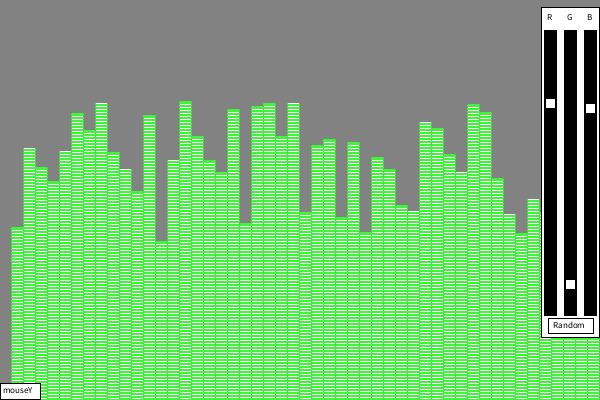
Frame 1 (no input)
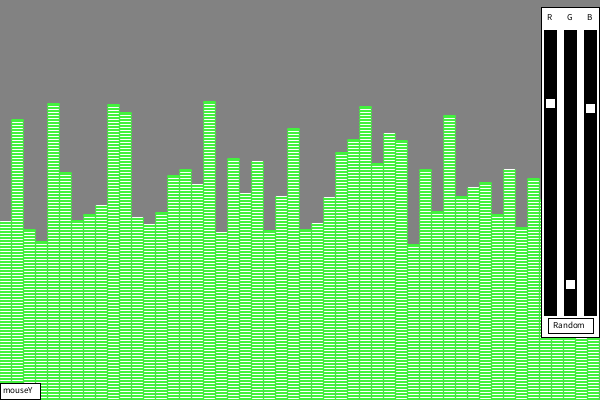
Frame 60 (the mouse pressed at the canvas centre just before this capture)
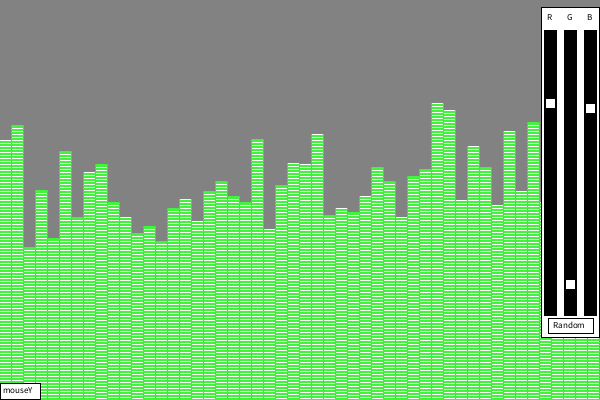
Frame 120 (the mouse held since frame 60 and released just before this capture)

The Processing sketch that drew these frames (run headless with seeded random() and noise(); from frame 60 on, the mouse is pressed at the canvas centre):

// Processing sketch: processing_121427
// ── processing_121427.pde

int y= 400;
int x = 0;
//variable per a alternar el color de les linies
int alternar = 1;

float aleatori = random(100,250)-(mouseY-200);
boolean boto = false;
float red = random(1,255);
float green = random(1,255);
float blue = random(1,255);
int sliderred = 0;
int slidergreen = 0;
int sliderblue = 0;

void setup(){
size(600,400);
frameRate(10);
}

void draw(){
  background(130);
  sliderred = (int)red+42;
  slidergreen = (int)green+42;
  sliderblue = (int)blue+42;
  
  if(mousePressed==true&&mouseX>0&&mouseX<40&&mouseY>383){
    boto = true;
  }

//Escala massiva. "Mentres x sigui menor a 600" = es repetira fins a que s'arribi a la dreta de la pantalla
  while(x<600){
    //"mentres y sigui major o igual que 0 i y sigui major que aleatori" = mentres Y no es passi de la part superior de la pantalla, 
    //i Y sigui major que aleatori (per a que fagi linies d'adalt a abaix fins a que s'arribi al maxim de cada barra, declarat en aquesta variable "aleatori")
    while(y>=0 && y>aleatori){
      if((alternar%2)==0){
         strokeWeight(3);
         stroke (red,green,blue);
         y -= 1;
      }
      else{
       strokeWeight(1);
        stroke(255,255,255);
      }
        line(x,y,x+10,y);   
        alternar = alternar+1;
        y -= 1;
    }
    strokeWeight(1);
    //Si pulses el requadre que posa mouseY pot moure les barres cap abaix i cap avall
    if(boto==true){
    aleatori = random (100,250)+(mouseY-200);
    }else{
    aleatori = random (100,250);    
    }
    //reinicialitzaciÃ³ de la variable y i augment de 12 a la x per poder fer la seguent barra
    y = 400;
    x = x+12;
  }
  
  x = 0;
  y = 400;
  fill(255,255,255);
  stroke(0,0,0);
  rect (0,383,40,16);
  fill(0,0,0);
  textSize(9);
  text("mouseY",3,393);
  
  //Slides, per a poder cambiar el color de les barres. Al moure la posiciÃ³ de cada slide, canvies el color.
  
  if(mousePressed == true && mouseX>584 &&mouseX<596 && mouseY>sliderred-20 && mouseY<sliderred+20 && mouseY>=40 && mouseY<=300){
    sliderred = mouseY;
    red = sliderred-42;
  } 
   if(mousePressed == true && mouseX>583 &&mouseX<599 && mouseY>9 && mouseY<25){
    sliderred = 40;
    red = 1;
  } 
  
  if(mousePressed == true && mouseX>564 &&mouseX<576 && mouseY>slidergreen-20 && mouseY<slidergreen+20 && mouseY>=40 && mouseY<=300){
    slidergreen = mouseY;
    green = slidergreen-42;    
  } 
  if(mousePressed == true && mouseX>564 &&mouseX<582 && mouseY>9 && mouseY<25){
    slidergreen = 40;
    green = 1;
  } 
  
  if(mousePressed == true && mouseX>544 &&mouseX<556 && mouseY>sliderblue-20 && mouseY<sliderblue+20 && mouseY>=40 && mouseY<=300){
    sliderblue = mouseY;
    blue = sliderblue-42;    
  } 
  if(mousePressed == true && mouseX>544 &&mouseX<563 && mouseY>9 && mouseY<25){
    sliderblue = 40;
    blue = 1;
  } 
  
  if(mousePressed == true && mouseX>548 &&mouseX<593 && mouseY>318 && mouseY<363){
    red = random(1,255);
    green = random(1,255);
    blue = random(1,255);
  }
  //quadrats que formen la zona dels slides, i el text
  fill(255,255,255);
  rect(541,7,58,330);
  fill(0,0,0);
  rect(584,30,12,285);
  rect(564,30,12,285);
  rect(544,30,12,285);
  fill(255,255,255);
  rect(585,sliderred-5,10,10);
  rect(565,slidergreen-5,10,10);
  rect(545,sliderblue-5,10,10);
  rect(548,318,45,15);  
  fill(0,0,0);
  textSize(9);
  text("R",547,20);
  fill(0,0,0);
  text("G",567,20);
  fill(0,0,0);
  text("B",587,20);
  text("Random",553,328);
  
 
}
